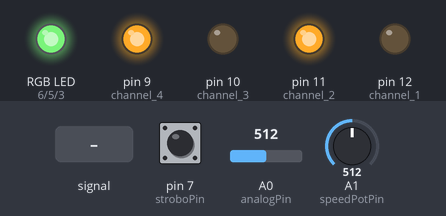
Simulated run of this sketch. Board: Arduino Uno, built with avr-gcc and run on an emulated ATmega328P. Shown: an RGB LED mixed from three pins (HIGH = lit), output pins drawn as LEDs (lit = HIGH). Dashed ring = blinking. Inputs (shaded band) come from the test bench; at power-on: A0 (analogPin) = 512, pin 7 (stroboPin) HIGH, A1 (speedPotPin) = 512. Dim RGB values are drawn brighter than linear; random numbers use the default seed unless the sketch sets one; pins used as bus, display or sensor lines are not drawn.

Above: at 8.2 s.
8.3 s: A0 (analogPin) fed a 200 Hz sine of ±460 counts around its level
At 9.08 s:
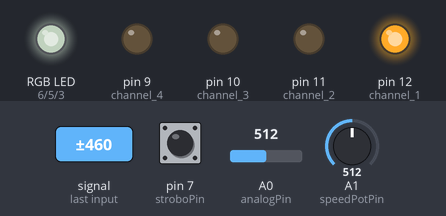
11.3 s: A0 (analogPin) set to 122
12.8 s: pin 7 (stroboPin) pulled LOW for 1 s
At 12.86 s:
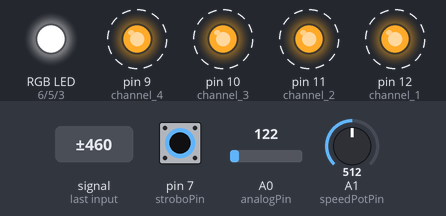
15.8 s: A0 (analogPin) set to 218
At 17.0 s:
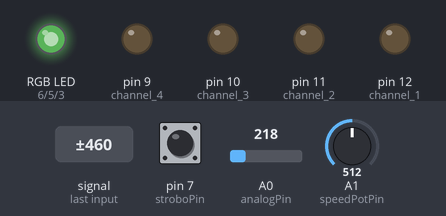
17.3 s: A0 (analogPin) set to 239
At 19.38 s:
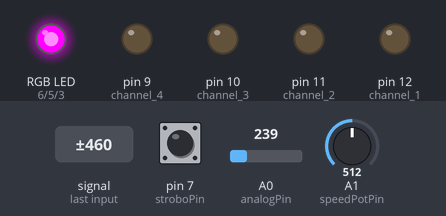
20.3 s: pin 7 (stroboPin) pulled LOW for 0.15 s
Timing chart, 0 to 27.2 s (numbered marks = the images above; inputs shaded):
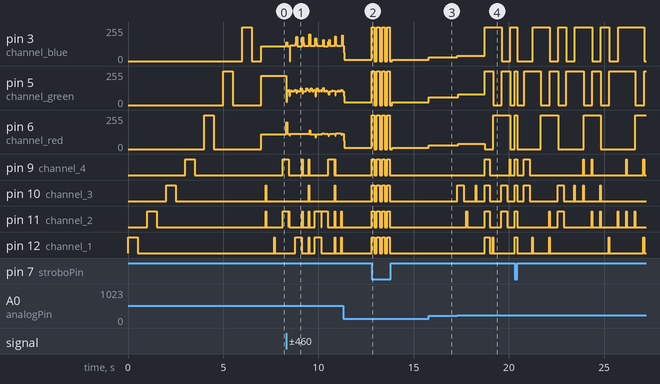

The sketch:

prom_vaults_lighting_controller.ino
```cpp
// (licence header left out)
int analogPin = 0; // MSGEQ7 OUT 3
int strobePin = 2; // MSGEQ7 STROBE 4
int resetPin = 4; // MSGEQ7 RESET 7
int channel_1 = 12; // Light output channel 1
int channel_2 = 11; // light output channel 2
int channel_3 = 10; // light output channel 3
int channel_4 = 9; // light output channel 4
int channel_red = 6; // Red output channel
int channel_green = 5; // Green output channel
int channel_blue = 3; // Blue output channel
int channel_strobe = 13; // stoboscope trigger on pin 13
// RGB outputs are on pins 3,5 and 6 respectively
int stroboPin = 7; // Not a stobe as in data , but stobe as in rapidly flashing lights. Active low.
int stroboOutPin = 13; // Output trigger for stroboscope light
int speedPotPin = A1; // Strobe speed pot connected here, and to +5V and GND
int strobeDelay; // delay for strobe effect
int strobeTime = 30000; // maximum time allowable for strobe operartion
unsigned long strobeClock = 0;
int strobeLocked = 0;
int spectrumValue[7]; // sets the array for the output from the MSGEQ7
int filterValue = 80; // cuts out the noise from the input, like a squelch control.
int beatAGC = 126; //set Beat detect AGC to halfway
int AGCInc = 150; //Sets the rate at which the AGC is incremented (attack)
int AGCDec = 1; //Sets the rate at which the AGC is decremented (decay)
int AGCLowLimit = 40; // Sets the lower limit of the beat detector AGC. Has a dramatic effect on beat detection.
int beatDebounce = 200; // bit of a debounce delay for the beat detector
int beatTimer = 100; // counter for the beat debounce
int beatFlag = 0; // set high when the level from the low frequency channel exceeds the AGC level
int pattern = 0; // set default pattern
int beat = 0; // global beat counter for the changing RGB mode
int RGBmode = 0; // default RGB mode
int beatcount = 0; // beat counter for change of RGB output if in RGB mode.
// Gains of each channel, used to alter the "grey scale" or colour balance of the strip
int redGain = 10;
int greenGain = 20;
int blueGain = 10;

void setup() {
  // Read from MSGEQ7 OUT
  pinMode(analogPin, INPUT);
  // Write to MSGEQ7 STROBE and RESET
  pinMode(strobePin, OUTPUT);
  pinMode(resetPin, OUTPUT);
  //pinMode(beatPin, OUTPUT); // beat detector output pin
  pinMode(channel_1 , OUTPUT); // light channel 1
  pinMode(channel_2 , OUTPUT); // light channel 2
  pinMode(channel_3 , OUTPUT); // light channel 3
  pinMode(channel_4 , OUTPUT); // light channel 4
  pinMode(channel_strobe, OUTPUT); // Strobe trigger channel
  pinMode(stroboPin, INPUT_PULLUP); // Strobe switch connected between here and gnd.
  pinMode (speedPotPin, INPUT);
  // Set analogPin's reference voltage
  analogReference(DEFAULT); // 5V

  //check all channels
  digitalWrite(channel_1,HIGH);
  delay (500);
  digitalWrite(channel_1,LOW);
  delay (500);
  digitalWrite(channel_2,HIGH);
  delay (500);
  digitalWrite(channel_2,LOW);
  delay (500);
  digitalWrite(channel_3,HIGH);
  delay (500);
  digitalWrite(channel_3,LOW);
  delay (500);
  digitalWrite(channel_4,HIGH);
  delay (500);
  digitalWrite(channel_4,LOW);
  delay (500);
  analogWrite (channel_red,255);
  delay (500);
  analogWrite (channel_red,0);
  delay (500);
  analogWrite (channel_green,255);
  delay (500);
  analogWrite (channel_green,0);
  delay (500);
  analogWrite (channel_blue,255);
  delay (500);
  analogWrite (channel_blue,0);
  delay (500);

  // Set startup values for pins
  digitalWrite(resetPin, LOW);
  digitalWrite(strobePin, HIGH);
}
// following are the patterns for the 4 main channels
void display_pattern1()
{
  digitalWrite (channel_1, HIGH);
  digitalWrite (channel_2, HIGH);
  digitalWrite (channel_3, HIGH);
  digitalWrite (channel_4, HIGH);
  delay (30);
  digitalWrite (channel_1, LOW);
  digitalWrite (channel_2, LOW);
  digitalWrite (channel_3, LOW);
  digitalWrite (channel_4, LOW);
}

void display_pattern2()
{
  digitalWrite (channel_1,HIGH);
  delay (30);
  digitalWrite (channel_1, LOW);
}

void display_pattern3()
{
  digitalWrite(channel_2,HIGH);
  delay (30);
  digitalWrite(channel_2, LOW);
}

void display_pattern4()
{
  digitalWrite(channel_3,HIGH);
  delay (30);
  digitalWrite(channel_3, LOW);
}

void display_pattern5()
{
  digitalWrite(channel_4,HIGH);
  delay (30);
  digitalWrite(channel_4, LOW);
}

void display_pattern6()
{
  digitalWrite (channel_1,HIGH);
  digitalWrite(channel_2,HIGH);
  delay (30);
  digitalWrite (channel_1,LOW);
  digitalWrite(channel_2,LOW);
}

void display_pattern7()
{
  digitalWrite(channel_3,HIGH);
  digitalWrite(channel_4,HIGH);
  delay (30);
  digitalWrite(channel_3,LOW);
  digitalWrite(channel_4,LOW);
}

void display_pattern8()
{
  digitalWrite(channel_3,HIGH);
  digitalWrite(channel_2,HIGH);
  delay (30);
  digitalWrite(channel_3,LOW);
  digitalWrite(channel_2,LOW);
}

void display_pattern9()
{
  digitalWrite(channel_4,HIGH);
  digitalWrite(channel_2,HIGH);
  delay (30);
  digitalWrite(channel_4,LOW);
  digitalWrite(channel_2,LOW);
}

void display_pattern10()
{
  digitalWrite(channel_4,HIGH);
  digitalWrite(channel_1,HIGH);
  delay (30);
  digitalWrite(channel_4,LOW);
  digitalWrite(channel_1,LOW);
}
void display_pattern11()
{
  digitalWrite(channel_1,HIGH);
  delay (30);
}

void display_pattern12()
{
  digitalWrite(channel_2,HIGH);
  delay (30);
}

void display_pattern13()
{
  digitalWrite(channel_3,HIGH);
  delay (30);
}

void display_pattern14()
{
  digitalWrite(channel_4,HIGH);
  delay (30);
}

void display_pattern15()
{
  digitalWrite(channel_1,HIGH);
  digitalWrite(channel_2,HIGH);
  delay (30);
}

void display_pattern16()
{
  digitalWrite(channel_3,HIGH);
  digitalWrite(channel_4,HIGH);
  delay (30);
}

void display_pattern17()
{
  digitalWrite(channel_3,HIGH);
  digitalWrite(channel_2,HIGH);
  delay (30);
}

void display_pattern18()
{
  digitalWrite(channel_4,HIGH);
  digitalWrite(channel_2,HIGH);
  delay (30);
}

void display_pattern19()
{
  digitalWrite(channel_4,HIGH);
  digitalWrite(channel_1,HIGH);
  delay (30);
}

void display_pattern20()
{
  digitalWrite(channel_4,HIGH);
  digitalWrite(channel_3,HIGH);
  digitalWrite(channel_2,HIGH);
  digitalWrite(channel_1,HIGH);

}

void display_pattern21()
{
  digitalWrite(channel_4,LOW);
  digitalWrite(channel_3,LOW);
  digitalWrite(channel_2,LOW);
  digitalWrite(channel_1,LOW);


}

 void strobe() {

    if (millis() > (strobeClock+30000)) { // if the strobe has been on for 30 seconds then inhibit
      strobeLocked = 1;
    }

    if (strobeLocked == 0) { // if the strobe isn't inhibited

    // everything on
    digitalWrite(channel_4,HIGH);
    digitalWrite(channel_3,HIGH);
    digitalWrite(channel_2,HIGH);
    digitalWrite(channel_1,HIGH);
    digitalWrite (channel_strobe,HIGH);
    analogWrite (channel_red,255);
    analogWrite (channel_green,255);
    analogWrite (channel_blue,255);
    strobeDelay = analogRead(speedPotPin);
    strobeDelay = map(strobeDelay, 0, 1023, 15, 255);
    delay (strobeDelay); // read the pot and delay for the returned value.

    // everything off
    digitalWrite(channel_4,LOW);
    digitalWrite(channel_3,LOW);
    digitalWrite(channel_2,LOW);
    digitalWrite(channel_1,LOW);
    digitalWrite (channel_strobe,LOW);
    analogWrite (channel_red,0);
    analogWrite (channel_green,0);
    analogWrite (channel_blue,0);
    delay (strobeDelay);
    if (digitalRead (stroboPin) == LOW ) {
    strobe ();
    }

  }

}

void getSpectrum () { // enables the MSQEQ7 and gets the data

   // Set reset pin low to enable strobe
  digitalWrite(resetPin, HIGH);
  digitalWrite(resetPin, LOW);


  // Get all 7 spectrum values from the MSGEQ7
  for (int i = 0; i < 7; i++)
  {
    digitalWrite(strobePin, LOW);

    delayMicroseconds(30); // Allow output to settle

    spectrumValue[i] = analogRead(analogPin);

    // Constrain any value above 1023 or below filterValue
    spectrumValue[i] = constrain(spectrumValue[i], filterValue, 1023);

    // Remap the value to a number between 0 and 255
    spectrumValue[i] = map(spectrumValue[i], filterValue, 1023, 0, 255);

    digitalWrite(strobePin, HIGH);

   }
}

void loop() {
   if ((digitalRead(stroboPin) == LOW) && strobeLocked ==0) { // if the strobo is set, and isn't inhibited
     strobeClock = millis ();
     strobe();
  }
   if ((strobeLocked == 1 && (millis() >= (strobeClock+90000)))) { // if the strobo is inhibited and 90 seconds have passed since it was last activated then unlock
     strobeLocked = 0;
   }

  getSpectrum (); //gets the current values from the MSGEQ7

  beatAGC = constrain (beatAGC,AGCLowLimit,255); // ensures the AGC is between the filter setting and the maximum

  if (spectrumValue[0] > beatAGC) {
       beatFlag = 1;
       beatAGC = beatAGC+AGCInc; //increase the AGC if it's been set. Changing the values of the AGCInc & AGCDec (attack and decay) has a quite marked effect on the performance of the beat detector
     }
  else { //decrease the ACG if it hasn't
       beatAGC = beatAGC-AGCDec;
       beatFlag = 0;
     }

   if (beatFlag == 1 && beatTimer <= 0) {
     beatFlag=0;// reset the beat flag
     beatTimer = beatDebounce; // dont allow a trigger again for a number of program cycles

       pattern = random(24); // select a random pattern and call it

       if (pattern == 0) {
        display_pattern1();
       }
       if (pattern == 1 ) {
         display_pattern2();
       }
       if (pattern == 2 ) {
         display_pattern3();
       }
       if (pattern == 3 ) {
         display_pattern4();
       }
       if (pattern ==4 ) {
         display_pattern5();
       }
       if (pattern ==5 ) {
         display_pattern6();
       }
       if (pattern ==6) {
         display_pattern7();
       }
       if (pattern ==7) {
         display_pattern8();
       }
       if (pattern ==8 ) {
         display_pattern9();
       }
       if (pattern ==9 ) {
         display_pattern10();
       }
       if (pattern == 10) {
        display_pattern11();
       }
       if (pattern == 11 ) {
         display_pattern12();
       }
       if (pattern == 12 ) {
         display_pattern13();
       }
       if (pattern == 13 ) {
         display_pattern14();
       }
       if (pattern ==14 ) {
         display_pattern15();
       }
       if (pattern ==15 ) {
         display_pattern16();
       }
       if (pattern ==16) {
         display_pattern17();
       }
       if (pattern ==17) {
         display_pattern18();
       }
       if (pattern ==18 ) {
         display_pattern19();
       }
       if (pattern ==19 ) {
         display_pattern20();
       }
       if (pattern ==20 ) {
         display_pattern1();
       }
       if (pattern ==21 ) {
         display_pattern21();
       }
       if (pattern ==22 ) {
         display_pattern20();
       }
       if (pattern ==23 ) {
         display_pattern20();
       }
       beat ++; // increament the beat counter
       if (beat % 16 ==0) { // every 16 beats change the RGB mode
         beatcount = 5;
         RGBmode = random (3);
       }
       // cycles through primary / tertiary colours every beat
       if (RGBmode == 1 && beatcount == 0) {
           analogWrite (channel_red,255);
           analogWrite (channel_green,0);
           analogWrite (channel_blue,0);
           beatcount = 5;
         }
         if (RGBmode == 1 &&beatcount == 1) {
           analogWrite (channel_green,255);
           analogWrite (channel_red,0);
           analogWrite (channel_blue,0);
           beatcount --;
         }
         if (RGBmode == 1 &&beatcount == 2) {
           analogWrite (channel_blue,255);
           analogWrite (channel_green,0);
           analogWrite (channel_red,0);
           beatcount --;
         }
         if (RGBmode == 1 &&beatcount == 3) {
           analogWrite (channel_red,255);
           analogWrite (channel_green,255);
           analogWrite (channel_blue,0);
           beatcount --;
         }
         if (RGBmode == 1 &&beatcount == 4) {
           analogWrite (channel_red,255);
           analogWrite (channel_green,0);
           analogWrite (channel_blue,255);
           beatcount --;
         }
         if (RGBmode == 1 &&beatcount == 5) {
           analogWrite (channel_red,0);
           analogWrite (channel_green,255);
           analogWrite (channel_blue,255);
           beatcount --;
           }
        // cycles through random colours every beat
       if (RGBmode == 2) {
           analogWrite (channel_red,(random (256)));
           analogWrite (channel_green,(random (256)));
           analogWrite (channel_blue,(random (256)));
       }

   }
     beatTimer --; // provides some debounce to the beat detector
     beatTimer = constrain(beatTimer,-1,beatDebounce);
     if (beatTimer == 0){
      display_pattern21();
     }

     if (RGBmode == 0) { // spectral RGB output (multiplication factor changes the scaling of each colour)
     analogWrite (channel_red,((spectrumValue[1])/10)*redGain);
     analogWrite (channel_green,((spectrumValue[3])/10)*greenGain);
     analogWrite (channel_blue,((spectrumValue[6])/10)*blueGain);
     }
   }
/*
 * Copyright (c) 2015 Andrew Doswell
 *
 * Permission is hereby granted, free of charge, to any person obtaining a copy
 * of this software and associated documentation files (the "Software"), to deal
 * in the Software without restriction, including without limitation the rights
 * to use, copy, modify, merge, publish, distribute, sublicense, and/or sell
 * copies of the Software, and to permit persons to whom the Software is
 * furnished to do so, subject to the following conditions:
 *
 * The above copyright notice and this permission notice shall be included in
 * all copies or substantial portions of the Software.
 *
 * THE SOFTWARE IS PROVIDED "AS IS", WITHOUT WARRANTY OF ANY KIND, EXPRESS OR
 * IMPLIED, INCLUDING BUT NOT LIMITED TO THE WARRANTIES OF MERCHANTABILITY,
 * FITNESS FOR A PARTICULAR PURPOSE AND NONINFRINGEMENT. IN NO EVENT SHALL THE
 * AUTHOR(S) OR COPYRIGHT HOLDER(S) BE LIABLE FOR ANY CLAIM, DAMAGES OR OTHER
 * LIABILITY, WHETHER IN AN ACTION OF CONTRACT, TORT OR OTHERWISE, ARISING FROM,
 * OUT OF OR IN CONNECTION WITH THE SOFTWARE OR THE USE OR OTHER DEALINGS IN
 * THE SOFTWARE.
 */
```

Measured:
- the behaviour switches between 231 and 232 on A0 (analogPin) (found by bisection; images 3 and 4)
- after the input at 12.8 s, pin 3 (channel_blue): 10/255 → 255/255 at once, then repeats every 0.27 s: 0/255 0.14 s, 255/255 0.14 s, until it stays 10/255 from 13.9 s; pin 5 (channel_green): 20/255 → 255/255 at once, then repeats every 0.27 s: 0/255 0.14 s, 255/255 0.14 s, until it stays 20/255 from 13.9 s
- after the input at 15.8 s, pin 3 (channel_blue), pin 6 (channel_red): 10/255 → 30/255 at once; pin 5 (channel_green): 20/255 → 60/255 at once
- after the input at 17.3 s, pin 3 (channel_blue): 30/255 → 40/255 at once, → 255/255 1.4 s later, → 0/255 0.91 s later, → 255/255 0.45 s later; pin 5 (channel_green): 60/255 → 80/255 at once, → 255/255 1.4 s later, → 0/255 0.45 s later, → 255/255 0.45 s later, … (5 changes in this stretch)
- by itself, pin 10 (channel_3): alternates HIGH for 0.03 s and LOW for 1.3 s
